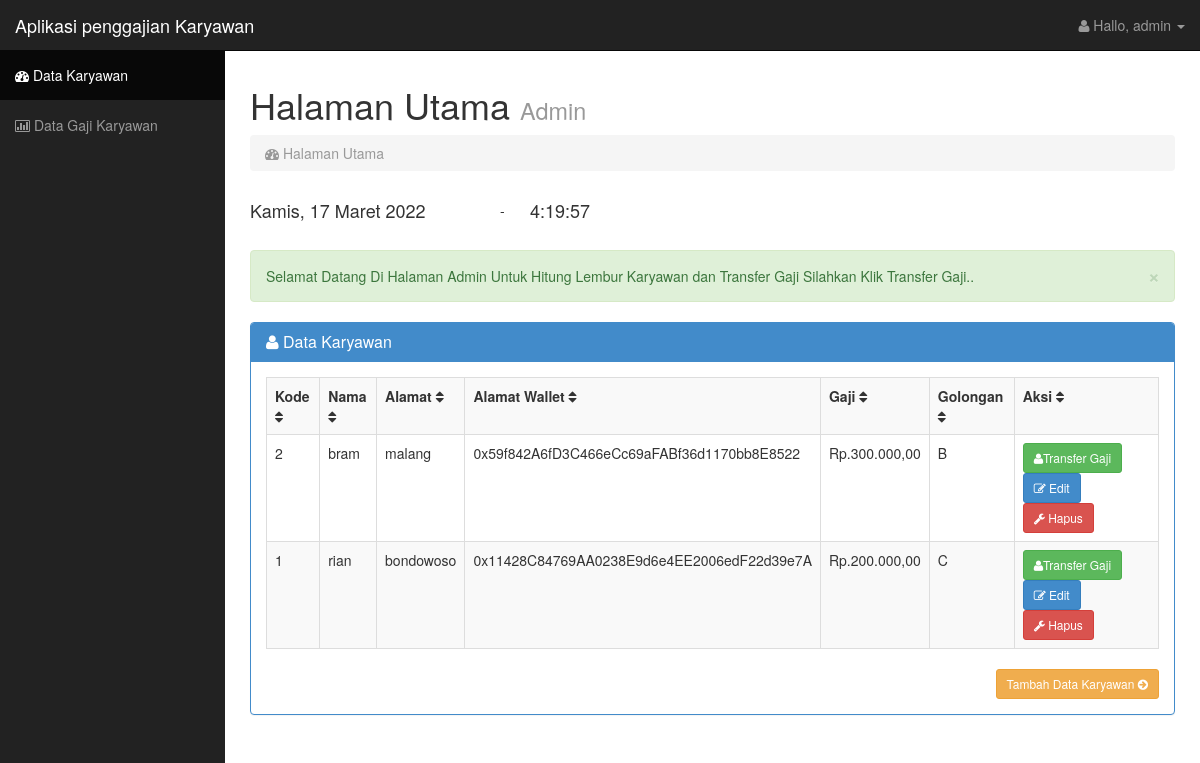
The page /admin/index.php (signed in) on the database its author committed.
### tables this page shows
CREATE TABLE `karyawan` (
  `kary_id` int(10) NOT NULL,
  `kode_kar` varchar(10) NOT NULL,
  `nama_kar` varchar(30) NOT NULL,
  `alamat_kar` varchar(80) NOT NULL,
  `no_rek` varchar(200) NOT NULL,
  `gaji_utama` decimal(10,0) NOT NULL,
  `gol_kar` varchar(10) NOT NULL
);

### admin/index.php (the view, shortened to what this page needs)
<?php
if (empty($_SESSION['username'])){
	header('location:../index.html');
} else {
?>
<!DOCTYPE html>
<html lang="en">
  <head>
    <link href="css/bootstrap.css" rel="stylesheet">
    <link href="css/sb-admin.css" rel="stylesheet">
    <link rel="stylesheet" href="font-awesome/css/font-awesome.min.css">
    <link rel="stylesheet" href="http://cdn.oesmith.co.uk/morris-0.4.3.min.css">
  </head>
  <body>
    <div id="wrapper">
      <nav class="navbar navbar-inverse navbar-fixed-top" role="navigation">
        <div class="navbar-header">
          <a class="navbar-brand" href="index.php">Aplikasi penggajian Karyawan</a>
        </div>
        <div class="collapse navbar-collapse navbar-ex1-collapse">
          <ul class="nav navbar-nav side-nav">
            <li class="active"><a href="index.php"><i class="fa fa-dashboard"></i> Data Karyawan</a></li>
            <li><a href="tampilgajiaja.php"><i class="fa fa-bar-chart-o"></i> Data Gaji Karyawan</a></li>
          </ul>
          <ul class="nav navbar-nav navbar-right navbar-user">
            <li class="dropdown user-dropdown">
              <a href="#" class="dropdown-toggle" data-toggle="dropdown"><i class="fa fa-user"></i> Hallo,
              <?php
              echo $_SESSION['username'];
               ?>
              <b class="caret"></b></a>
            </li>
          </ul>
        </div>
      </nav>
<?php } ?>
      <div id="page-wrapper">
        <div class="row">
          <div class="col-lg-12">
            <h1>Halaman Utama <small>Admin </small></h1>
            <ol class="breadcrumb">
              <li class="active"><i class="fa fa-dashboard"></i> Halaman Utama </li>
            </ol>
            <table width="900">
            <tr>
            <td width="250"><div class="Tanggal"><h4><script language="JavaScript">document.write(tanggallengkap);</script></div></h4></td>
            <td align="left" width="30"> - </td>
            <td align="left" width="620"> <h4><div id="output" class="jam" ></div></h4></td>
            </tr>
            </table>
            <br />
            <div class="alert alert-success alert-dismissable">
              <button type="button" class="close" data-dismiss="alert" aria-hidden="true">&times;</button>
             Selamat Datang Di Halaman Admin Untuk Hitung Lembur Karyawan dan Transfer Gaji Silahkan Klik Transfer Gaji..
          </div>
        </div>
        <div class="col-lg-12">
            <div class="panel panel-primary">
              <div class="panel-heading">
                <h3 class="panel-title"><i class="fa fa-user"></i> Data Karyawan </h3>
              </div>
              <div class="panel-body">
                 <div class="table-responsive">
                    <?php
                    $tampil=mysqli_query($konek,"select * from karyawan order by kary_id desc");
                    ?>
                  <table class="table table-bordered table-hover table-striped tablesorter">
                      <tr>
                        <th>Kode<i class="fa fa-sort"></i></th>
                        <th>Nama<i class="fa fa-sort"></i></th>
                        <th>Alamat <i class="fa fa-sort"></i></th>
                        <th>Alamat Wallet <i class="fa fa-sort"></i></th>
                        <th>Gaji <i class="fa fa-sort"></i></th>
                        <th>Golongan <i class="fa fa-sort"></i></th>
                        <th>Aksi <i class="fa fa-sort"></i></th>
                      </tr>
                     <?php while($data=mysqli_fetch_array($tampil))
                    { ?>
                    <tr>
                    <td><?php echo $data['kode_kar']; ?></td>
                    <td> <?php echo $data['nama_kar']; ?></td>
                    <td><?php echo $data['alamat_kar']; ?></td>
                    <td><?php echo $data['no_rek']; ?></td>
                    <td>Rp.<?php echo number_format($data['gaji_utama'],2,",",".");?></td>
                    <td><?php echo $data['gol_kar'];?></td>
                    <td>
                    <a class="btn btn-sm btn-success" href="gaji.php?hal=edit&kd=<?php echo $data['kary_id'];?>"><i class="fa fa-user"></i>Transfer Gaji</a>
                        <a class="btn btn-sm btn-primary" href="edit.php?hal=edit&kd=<?php echo $data['kary_id'];?>"><i class="fa fa-edit"></i> Edit</a>
                        <a class="btn btn-sm btn-danger" href="hapus.php?hal=hapus&kd=<?php echo $data['kary_id'];?>"><i class="fa fa-wrench"></i> Hapus</a></td></tr>
                 <?php
              }
              ?>
                   </table>
                   </div>
                <div class="text-right">
                  <a href="tambah.php" class="btn btn-sm btn-warning">Tambah Data Karyawan <i class="fa fa-arrow-circle-right"></i></a>
                </div>
              </div>
            </div>
          </div>
        </div>
      </div>
    </div>
  </body>
</html>

### admin/css/sb-admin.css (style rules this page uses)
body { margin-top: 50px; }
#wrapper { padding-left: 0; }
#page-wrapper { width: 100%; padding: 5px 15px; }
@media (min-width:768px) { #wrapper { padding-left: 225px; } }
@media (min-width:768px) { #page-wrapper { padding: 15px 25px; } }
@media (min-width:768px) { .side-nav { margin-left: -225px; left: 225px; width: 225px; position: fixed; top: 50px; height: 100%; border-radius: 0; border: none; background-color: #222222; overflow-y: auto; } }
@media (min-width:768px) { .side-nav>li>a { width: 225px; } }
@media (min-width:768px) { .navbar-collapse { padding-left: 15px !important; padding-right: 15px !important; } }

### rows shown on the page
karyawan: kode_kar "2", nama_kar "bram", alamat_kar "malang", no_rek "0x59f842A6fD3C466eCc69aFABf36d1170bb8E8522", gaji_utama "300.000,00", gol_kar "B"
karyawan: kode_kar "1", nama_kar "rian", alamat_kar "bondowoso", no_rek "0x11428C84769AA0238E9d6e4EE2006edF22d39e7A", gaji_utama "200.000,00", gol_kar "C"

### other values the page prints
$_SESSION['username'] "admin"
